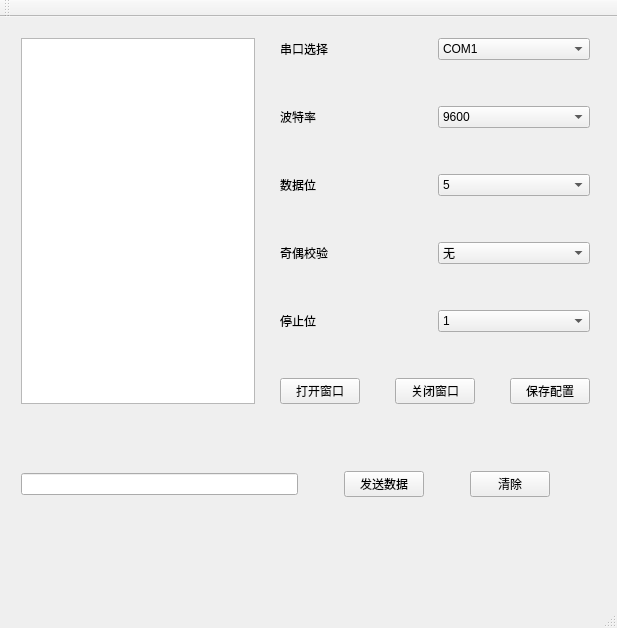
<?xml version="1.0" encoding="UTF-8"?>
<ui version="4.0">
 <class>MainWindow</class>
 <widget class="QMainWindow" name="MainWindow">
  <property name="geometry">
   <rect>
    <x>0</x>
    <y>0</y>
    <width>617</width>
    <height>628</height>
   </rect>
  </property>
  <property name="windowTitle">
   <string>MainWindow</string>
  </property>
  <widget class="QWidget" name="centralWidget">
   <widget class="QWidget" name="layoutWidget">
    <property name="geometry">
     <rect>
      <x>10</x>
      <y>10</y>
      <width>591</width>
      <height>541</height>
     </rect>
    </property>
    <layout class="QVBoxLayout" name="verticalLayout_2">
     <item>
      <layout class="QHBoxLayout" name="horizontalLayout_9">
       <item>
        <widget class="QTextBrowser" name="textBrowser"/>
       </item>
       <item>
        <spacer name="horizontalSpacer_4">
         <property name="orientation">
          <enum>Qt::Horizontal</enum>
         </property>
         <property name="sizeHint" stdset="0">
          <size>
           <width>40</width>
           <height>20</height>
          </size>
         </property>
        </spacer>
       </item>
       <item>
        <layout class="QVBoxLayout" name="verticalLayout">
         <item>
          <layout class="QHBoxLayout" name="horizontalLayout">
           <item>
            <widget class="QLabel" name="label">
             <property name="text">
              <string>串口选择</string>
             </property>
            </widget>
           </item>
           <item>
            <widget class="QComboBox" name="portNameComboBox">
             <item>
              <property name="text">
               <string>COM1</string>
              </property>
             </item>
             <item>
              <property name="text">
               <string>COM2</string>
              </property>
             </item>
            </widget>
           </item>
          </layout>
         </item>
         <item>
          <spacer name="verticalSpacer_2">
           <property name="orientation">
            <enum>Qt::Vertical</enum>
           </property>
           <property name="sizeHint" stdset="0">
            <size>
             <width>20</width>
             <height>40</height>
            </size>
           </property>
          </spacer>
         </item>
         <item>
          <layout class="QHBoxLayout" name="horizontalLayout_2">
           <item>
            <widget class="QLabel" name="label_2">
             <property name="text">
              <string>波特率</string>
             </property>
            </widget>
           </item>
           <item>
            <widget class="QComboBox" name="baudRateComboBox">
             <item>
              <property name="text">
               <string>9600</string>
              </property>
             </item>
             <item>
              <property name="text">
               <string>38400</string>
              </property>
             </item>
             <item>
              <property name="text">
               <string>115200</string>
              </property>
             </item>
            </widget>
           </item>
          </layout>
         </item>
         <item>
          <spacer name="verticalSpacer_3">
           <property name="orientation">
            <enum>Qt::Vertical</enum>
           </property>
           <property name="sizeHint" stdset="0">
            <size>
             <width>20</width>
             <height>40</height>
            </size>
           </property>
          </spacer>
         </item>
         <item>
          <layout class="QHBoxLayout" name="horizontalLayout_3">
           <item>
            <widget class="QLabel" name="label_3">
             <property name="text">
              <string>数据位</string>
             </property>
            </widget>
           </item>
           <item>
            <widget class="QComboBox" name="dataBitsComboBox">
             <item>
              <property name="text">
               <string>5</string>
              </property>
             </item>
             <item>
              <property name="text">
               <string>6</string>
              </property>
             </item>
             <item>
              <property name="text">
               <string>7</string>
              </property>
             </item>
             <item>
              <property name="text">
               <string>8</string>
              </property>
             </item>
            </widget>
           </item>
          </layout>
         </item>
         <item>
          <spacer name="verticalSpacer_4">
           <property name="orientation">
            <enum>Qt::Vertical</enum>
           </property>
           <property name="sizeHint" stdset="0">
            <size>
             <width>20</width>
             <height>40</height>
            </size>
           </property>
          </spacer>
         </item>
         <item>
          <layout class="QHBoxLayout" name="horizontalLayout_4">
           <item>
            <widget class="QLabel" name="label_4">
             <property name="text">
              <string>奇偶校验</string>
             </property>
            </widget>
           </item>
           <item>
            <widget class="QComboBox" name="parityComboBox">
             <item>
              <property name="text">
               <string>无</string>
              </property>
             </item>
            </widget>
           </item>
          </layout>
         </item>
         <item>
          <spacer name="verticalSpacer_5">
           <property name="orientation">
            <enum>Qt::Vertical</enum>
           </property>
           <property name="sizeHint" stdset="0">
            <size>
             <width>20</width>
             <height>40</height>
            </size>
           </property>
          </spacer>
         </item>
         <item>
          <layout class="QHBoxLayout" name="horizontalLayout_5">
           <item>
            <widget class="QLabel" name="label_5">
             <property name="text">
              <string>停止位</string>
             </property>
            </widget>
           </item>
           <item>
            <widget class="QComboBox" name="stopBitsComboBox">
             <item>
              <property name="text">
               <string>1</string>
              </property>
             </item>
            </widget>
           </item>
          </layout>
         </item>
         <item>
          <spacer name="verticalSpacer_6">
           <property name="orientation">
            <enum>Qt::Vertical</enum>
           </property>
           <property name="sizeHint" stdset="0">
            <size>
             <width>20</width>
             <height>40</height>
            </size>
           </property>
          </spacer>
         </item>
         <item>
          <layout class="QHBoxLayout" name="horizontalLayout_6">
           <item>
            <widget class="QPushButton" name="openMyComBtn">
             <property name="text">
              <string>打开窗口</string>
             </property>
            </widget>
           </item>
           <item>
            <spacer name="horizontalSpacer_3">
             <property name="orientation">
              <enum>Qt::Horizontal</enum>
             </property>
             <property name="sizeHint" stdset="0">
              <size>
               <width>40</width>
               <height>20</height>
              </size>
             </property>
            </spacer>
           </item>
           <item>
            <widget class="QPushButton" name="closeMyComBtn">
             <property name="text">
              <string>关闭窗口</string>
             </property>
            </widget>
           </item>
           <item>
            <spacer name="horizontalSpacer_6">
             <property name="orientation">
              <enum>Qt::Horizontal</enum>
             </property>
             <property name="sizeHint" stdset="0">
              <size>
               <width>40</width>
               <height>20</height>
              </size>
             </property>
            </spacer>
           </item>
           <item>
            <widget class="QPushButton" name="saveMyComBtn">
             <property name="text">
              <string>保存配置</string>
             </property>
            </widget>
           </item>
          </layout>
         </item>
        </layout>
       </item>
      </layout>
     </item>
     <item>
      <spacer name="verticalSpacer">
       <property name="orientation">
        <enum>Qt::Vertical</enum>
       </property>
       <property name="sizeHint" stdset="0">
        <size>
         <width>20</width>
         <height>40</height>
        </size>
       </property>
      </spacer>
     </item>
     <item>
      <layout class="QHBoxLayout" name="horizontalLayout_8">
       <item>
        <widget class="QLineEdit" name="sendMsgLineEdit"/>
       </item>
       <item>
        <layout class="QHBoxLayout" name="horizontalLayout_7">
         <item>
          <spacer name="horizontalSpacer">
           <property name="orientation">
            <enum>Qt::Horizontal</enum>
           </property>
           <property name="sizeHint" stdset="0">
            <size>
             <width>40</width>
             <height>20</height>
            </size>
           </property>
          </spacer>
         </item>
         <item>
          <widget class="QPushButton" name="sendMsgBtn">
           <property name="text">
            <string>发送数据</string>
           </property>
          </widget>
         </item>
         <item>
          <spacer name="horizontalSpacer_2">
           <property name="orientation">
            <enum>Qt::Horizontal</enum>
           </property>
           <property name="sizeHint" stdset="0">
            <size>
             <width>40</width>
             <height>20</height>
            </size>
           </property>
          </spacer>
         </item>
         <item>
          <widget class="QPushButton" name="pushButton_clear">
           <property name="text">
            <string>清除</string>
           </property>
          </widget>
         </item>
         <item>
          <spacer name="horizontalSpacer_5">
           <property name="orientation">
            <enum>Qt::Horizontal</enum>
           </property>
           <property name="sizeHint" stdset="0">
            <size>
             <width>40</width>
             <height>20</height>
            </size>
           </property>
          </spacer>
         </item>
        </layout>
       </item>
      </layout>
     </item>
     <item>
      <spacer name="verticalSpacer_7">
       <property name="orientation">
        <enum>Qt::Vertical</enum>
       </property>
       <property name="sizeHint" stdset="0">
        <size>
         <width>20</width>
         <height>40</height>
        </size>
       </property>
      </spacer>
     </item>
    </layout>
   </widget>
  </widget>
  <widget class="QMenuBar" name="menuBar">
   <property name="geometry">
    <rect>
     <x>0</x>
     <y>0</y>
     <width>617</width>
     <height>30</height>
    </rect>
   </property>
  </widget>
  <widget class="QToolBar" name="mainToolBar">
   <attribute name="toolBarArea">
    <enum>TopToolBarArea</enum>
   </attribute>
   <attribute name="toolBarBreak">
    <bool>false</bool>
   </attribute>
  </widget>
  <widget class="QStatusBar" name="statusBar"/>
 </widget>
 <layoutdefault spacing="6" margin="11"/>
 <resources/>
 <connections>
  <connection>
   <sender>pushButton_clear</sender>
   <signal>clicked()</signal>
   <receiver>textBrowser</receiver>
   <slot>clear()</slot>
   <hints>
    <hint type="sourcelabel">
     <x>492</x>
     <y>549</y>
    </hint>
    <hint type="destinationlabel">
     <x>137</x>
     <y>275</y>
    </hint>
   </hints>
  </connection>
 </connections>
</ui>
